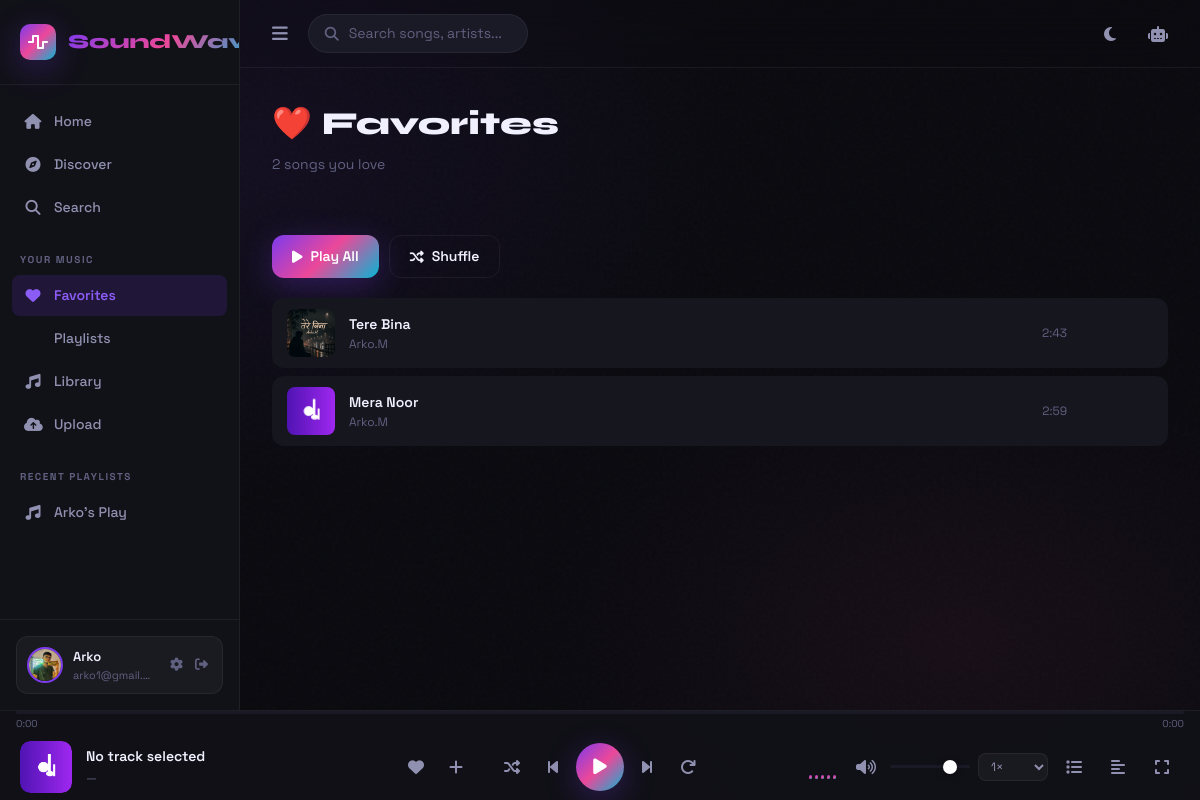
The page /library/favorites (signed in) on the database its author committed.
### app/models/playlist.py (models this page shows, shortened)
class Playlist(db.Model):
    __tablename__ = 'playlists'
    id = db.Column(db.Integer, primary_key=True)
    name = db.Column(db.String(200), nullable=False)
    description = db.Column(db.String(500), default='')
    cover_path = db.Column(db.String(500), default='default_playlist.jpg')
    user_id = db.Column(db.Integer, db.ForeignKey('users.id'), nullable=False)
    is_public = db.Column(db.Boolean, default=True)
    created_at = db.Column(db.DateTime, default=datetime.utcnow)
    updated_at = db.Column(db.DateTime, default=datetime.utcnow, onupdate=datetime.utcnow)
    playlist_songs = db.relationship(
        'PlaylistSong',
        backref='playlist',
        lazy='dynamic',
        cascade='all, delete-orphan',
        order_by='PlaylistSong.position'
    )

### app/models/user.py (models this page shows, shortened)
class User(UserMixin, db.Model):
    __tablename__ = 'users'
    id = db.Column(db.Integer, primary_key=True)
    username = db.Column(db.String(64), unique=True, nullable=False, index=True)
    email = db.Column(db.String(120), unique=True, nullable=False, index=True)
    password_hash = db.Column(db.String(256), nullable=False)
    avatar = db.Column(db.String(256), default='default_avatar.png')
    bio = db.Column(db.String(500), default='')
    is_admin = db.Column(db.Boolean, default=False)
    is_active = db.Column(db.Boolean, default=True)
    theme = db.Column(db.String(10), default='dark')
    created_at = db.Column(db.DateTime, default=datetime.utcnow)
    last_seen = db.Column(db.DateTime, default=datetime.utcnow)
    playlists = db.relationship('Playlist', backref='owner', lazy='dynamic', cascade='all, delete-orphan')
    favorites = db.relationship('Favorite', backref='user', lazy='dynamic', cascade='all, delete-orphan')
    history = db.relationship('PlayHistory', backref='user', lazy='dynamic', cascade='all, delete-orphan')
    uploaded_songs = db.relationship('Song', backref='uploader', lazy='dynamic')

### app/models/song.py (models this page shows, shortened)
class Song(db.Model):
    __tablename__ = 'songs'
    id = db.Column(db.Integer, primary_key=True)
    title = db.Column(db.String(200), nullable=False)
    artist = db.Column(db.String(200), nullable=False, default='Unknown Artist')
    album = db.Column(db.String(200), default='Unknown Album')
    genre_id = db.Column(db.Integer, db.ForeignKey('genres.id'), nullable=True)
    duration = db.Column(db.Integer, default=0)  # seconds
    file_path = db.Column(db.String(500), nullable=False)
    cover_path = db.Column(db.String(500), default='default_cover.jpg')
    lyrics = db.Column(db.Text, default='')
    play_count = db.Column(db.Integer, default=0)
    year = db.Column(db.Integer, nullable=True)
    bitrate = db.Column(db.Integer, default=0)
    file_size = db.Column(db.Integer, default=0)
    uploaded_by = db.Column(db.Integer, db.ForeignKey('users.id'), nullable=True)
    is_public = db.Column(db.Boolean, default=True)
    created_at = db.Column(db.DateTime, default=datetime.utcnow)
    favorites = db.relationship('Favorite', backref='song', lazy='dynamic', cascade='all, delete-orphan')
    history_entries = db.relationship('PlayHistory', backref='song', lazy='dynamic', cascade='all, delete-orphan')
    @property
    def duration_formatted(self):
        mins = self.duration // 60
        secs = self.duration % 60
        return f"{mins}:{secs:02d}"

### app/routes/library.py (the view)
@library_bp.route('/favorites')
@login_required
def favorites():
    fav_songs = [f.song for f in current_user.favorites.order_by(Favorite.created_at.desc()).all() if f.song]
    return render_template('favorites.html', songs=fav_songs)

### app/models/user.py (called while the page is built)
@login_manager.user_loader
def load_user(user_id):
    return User.query.get(int(user_id))

### app/templates/favorites.html (shortened to what this page needs)
{% extends 'base.html' %}
{% block content %}
<div class="page-header">
  <h1 class="page-header-title">❤️ Favorites</h1>
  <p class="page-header-sub">{{ songs|length }} songs you love</p>
</div>
<div class="page-section">
  {% if songs %}
  <div style="display:flex;gap:10px;margin-bottom:20px">
    <button onclick="playAll()" class="btn btn-primary" style="padding:10px 20px">
      <i class="fas fa-play"></i> Play All
    </button>
    <button onclick="shuffleAll()" class="btn btn-outline" style="padding:10px 20px">
      <i class="fas fa-random"></i> Shuffle
    </button>
  </div>
  <div class="songs-grid">
    {% for song in songs %}
    <div class="song-card"
         data-song-id="{{ song.id }}"
         data-title="{{ song.title }}"
         data-artist="{{ song.artist }}"
         data-cover="{{ song.cover_path }}"
         data-duration="{{ song.duration }}"
         data-duration-fmt="{{ song.duration_formatted }}"
         data-lyrics="{{ song.lyrics|default('') }}">
      <div class="song-card-cover">
        <img src="{{ url_for('player.cover', filename=song.cover_path) }}" alt="{{ song.title }}"
             onerror="this.src='/static/images/default_cover.jpg'">
      </div>
      <div class="song-card-info">
        <div class="song-card-title">{{ song.title }}</div>
        <div class="song-card-artist">{{ song.artist }}</div>
      </div>
      <div class="song-card-meta">
        <span class="song-card-duration">{{ song.duration_formatted }}</span>
      </div>
    </div>
    {% endfor %}
  </div>
  {% endif %}
</div>
{% endblock %}

### app/templates/base.html (shortened to what this page needs)
<!DOCTYPE html>
<html lang="en" data-theme="{{ current_user.theme if current_user.is_authenticated else 'dark' }}">
<head>
  <script src="https://cdn.tailwindcss.com"></script>
  <link rel="stylesheet" href="https://cdnjs.cloudflare.com/ajax/libs/font-awesome/6.5.0/css/all.min.css">
  <link rel="stylesheet" href="{{ url_for('static', filename='css/main.css') }}">
</head>
<body class="sw-body">
<div class="app-shell" id="appShell">
  <aside class="sidebar" id="sidebar">
    <div class="sidebar-logo">
      <div class="logo-icon">
        <i class="fas fa-wave-square"></i>
      </div>
      <span class="logo-text">SoundWave</span>
    </div>
    <nav class="sidebar-nav">
      <div class="nav-section">
        <a href="{{ url_for('main.index') }}" class="nav-item {% if request.endpoint == 'main.index' %}active{% endif %}">
          <i class="fas fa-home"></i><span>Home</span>
        </a>
        <a href="{{ url_for('main.discover') }}" class="nav-item {% if request.endpoint == 'main.discover' %}active{% endif %}">
          <i class="fas fa-compass"></i><span>Discover</span>
        </a>
        <a href="{{ url_for('main.search') }}" class="nav-item {% if request.endpoint == 'main.search' %}active{% endif %}">
          <i class="fas fa-search"></i><span>Search</span>
        </a>
      </div>
      {% if current_user.is_authenticated %}
      <div class="nav-section">
        <div class="nav-label">Your Music</div>
        <a href="{{ url_for('library.favorites') }}" class="nav-item {% if request.endpoint == 'library.favorites' %}active{% endif %}">
          <i class="fas fa-heart"></i><span>Favorites</span>
        </a>
        <a href="{{ url_for('playlist.index') }}" class="nav-item {% if request.endpoint == 'playlist.index' %}active{% endif %}">
          <span>Playlists</span>
        </a>
        <a href="{{ url_for('library.index') }}" class="nav-item {% if request.endpoint == 'library.index' %}active{% endif %}">
          <i class="fas fa-music"></i><span>Library</span>
        </a>
        <a href="{{ url_for('library.upload') }}" class="nav-item {% if request.endpoint == 'library.upload' %}active{% endif %}">
          <i class="fas fa-cloud-upload-alt"></i><span>Upload</span>
        </a>
      </div>
      {% if current_user.playlists.count() > 0 %}
      <div class="nav-section">
        <div class="nav-label">Recent Playlists</div>
        {% for pl in current_user.playlists.limit(5).all() %}
        <a href="{{ url_for('playlist.view', playlist_id=pl.id) }}" class="nav-item playlist-item">
          <i class="fas fa-music"></i>
          <span>{{ pl.name|truncate(20) }}</span>
        </a>
        {% endfor %}
      </div>
      {% endif %}
      {% endif %}
    </nav>
    <div class="sidebar-bottom">
      {% if current_user.is_authenticated %}
      <div class="user-card">
        <img src="{{ url_for('player.avatar', filename=current_user.avatar) }}"
             alt="{{ current_user.username }}" class="user-avatar" onerror="this.src='/static/images/default_avatar.png'">
        <div class="user-info">
          <span class="user-name">{{ current_user.username }}</span>
          <span class="user-email">{{ current_user.email }}</span>
        </div>
        <div class="user-actions">
          <a href="{{ url_for('auth.profile') }}" title="Profile"><i class="fas fa-cog"></i></a>
          <a href="{{ url_for('auth.logout') }}" title="Logout"><i class="fas fa-sign-out-alt"></i></a>
        </div>
      </div>
      {% else %}
      <div class="auth-cta">
        <a href="{{ url_for('auth.login') }}" class="btn-login">Sign In</a>
        <a href="{{ url_for('auth.register') }}" class="btn-register">Sign Up</a>
      </div>
      {% endif %}
    </div>
  </aside>
  <main class="main-content" id="mainContent">
    <div class="topbar">
      <div class="topbar-left">
        <button class="sidebar-toggle" id="sidebarToggle" onclick="toggleSidebar()">
          <i class="fas fa-bars"></i>
        </button>
        <div class="search-bar-mini" onclick="window.location='{{ url_for('main.search') }}'">
          <i class="fas fa-search"></i>
          <span>Search songs, artists...</span>
        </div>
      </div>
      <div class="topbar-right">
        <button class="icon-btn" onclick="toggleTheme()" title="Toggle theme">
          <i class="fas fa-moon" id="themeIcon"></i>
        </button>
        <button class="icon-btn" onclick="toggleAIChat()" title="AI Assistant">
          <i class="fas fa-robot"></i>
        </button>
      </div>
    </div>
    <div class="page-content">
      {% block content %}{% endblock %}
    </div>
  </main>
</div>
<div class="music-player" id="musicPlayer">
  <div class="player-progress" id="playerProgressContainer">
    <div class="progress-bar-full" id="progressBarFull">
    </div>
    <div class="progress-time">
      <span id="currentTime">0:00</span>
      <span id="totalTime">0:00</span>
    </div>
  </div>
  <div class="player-main">
    <div class="now-playing" id="nowPlaying">
      <div class="now-playing-cover" id="nowPlayingCover">
        <img src="/static/images/default_cover.jpg" alt="cover" id="playerCoverImg" onerror="this.src='/static/images/default_cover.jpg'">
      </div>
      <div class="now-playing-info">
        <div class="song-title" id="playerSongTitle">No track selected</div>
        <div class="song-artist" id="playerSongArtist">—</div>
      </div>
      <div class="now-playing-actions">
        <button class="icon-btn heart-btn" id="playerFavBtn" onclick="toggleFavorite(currentSong?.id)">
          <i class="fas fa-heart"></i>
        </button>
        <button class="icon-btn" onclick="toggleAddToPlaylist()">
          <i class="fas fa-plus"></i>
        </button>
      </div>
    </div>
    <div class="player-controls">
      <button class="ctrl-btn" id="shuffleBtn" onclick="toggleShuffle()" title="Shuffle">
        <i class="fas fa-random"></i>
      </button>
      <button class="ctrl-btn" onclick="prevSong()" title="Previous">
        <i class="fas fa-step-backward"></i>
      </button>
      <button class="ctrl-btn play-btn" id="playPauseBtn" onclick="togglePlayPause()" title="Play/Pause">
        <i class="fas fa-play" id="playIcon"></i>
      </button>
      <button class="ctrl-btn" onclick="nextSong()" title="Next">
        <i class="fas fa-step-forward"></i>
      </button>
      <button class="ctrl-btn" id="repeatBtn" onclick="toggleRepeat()" title="Repeat">
        <i class="fas fa-redo"></i>
      </button>
    </div>
    <div class="player-right">
      <div class="visualizer" id="visualizer">
        <div class="bar"></div><div class="bar"></div><div class="bar"></div>
        <div class="bar"></div><div class="bar"></div>
      </div>
      <div class="volume-control">
        <button class="icon-btn" onclick="toggleMute()" id="muteBtn">
          <i class="fas fa-volume-up" id="volumeIcon"></i>
        </button>
        <input type="range" class="volume-slider" id="volumeSlider" min="0" max="100" value="80">
      </div>
      <select class="speed-select" id="speedSelect" onchange="changeSpeed(this.value)" title="Playback speed">
        <option value="1" selected>1×</option>
      </select>
      <button class="icon-btn" onclick="toggleQueue()" title="Queue">
        <i class="fas fa-list"></i>
      </button>
      <button class="icon-btn" onclick="toggleLyrics()" title="Lyrics">
        <i class="fas fa-align-left"></i>
      </button>
      <button class="icon-btn" onclick="toggleFullscreen()" title="Fullscreen">
        <i class="fas fa-expand"></i>
      </button>
    </div>
  </div>
</div>
</body>
</html>

### rows shown on the page
Playlist: name "Arko's Play"
User: avatar (picture), username "Arko", email "arko1@gmail.…"
Song: cover_path (picture), title "Tere Bina", artist "Arko.M", duration_formatted "2:43"
Song: cover_path (picture), title "Mera Noor", artist "Arko.M", duration_formatted "2:59"

### other values the page prints
{{ songs|length }} "2"
